Frame 1 (no input): blank canvas, image omitted
Frame 60 (the mouse pressed at the canvas centre just before this capture): blank canvas, image omitted
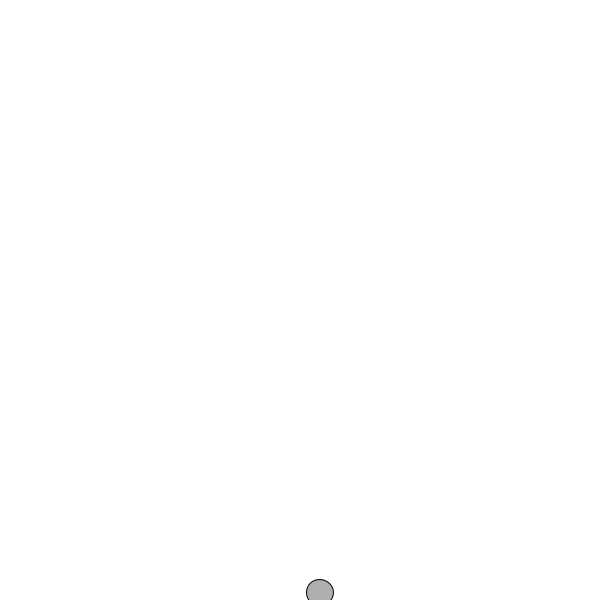
Frame 120 (the mouse held since frame 60 and released just before this capture)

The Processing sketch whose frames 1 and 60 were blank and that drew this single picture after the mouse press (run headless with seeded random() and noise(); from frame 60 on, the mouse is pressed at the canvas centre):

// Processing sketch: midtermquestion3
// ── midtermquestion3.pde
Object myObject;  
ArrayList<Object> o;


void setup(){
  size(600, 600); 
  
  myObject = new Object(width/2, height/2); 
  o=new ArrayList<Object>();
  

}

void draw(){
  background(255); 
  
    for(int i=0;i<o.size();i++){
    Object obj=o.get(i);
    
     PVector gravity = new PVector(0, .1*myObject.mass); 
     PVector wind = new PVector(0.1, 0); 
      
        obj.move();
        obj.checkBoundaries();
        obj.display();
        obj.addForce(gravity);
        obj.addForce(wind);
  }
  
  
 
  
    

  



   
}

void mousePressed(){

  o.add(new Object(mouseX,mouseY));
}


class Object{
  PVector pos, vel, accel; 
  float mass; 
  
  Object(float x, float y){
    pos = new PVector(x, y); 
    vel = new PVector(0, 0); 
    accel = new PVector(0, 0); 
    
    mass = random(5, 20); 
  }
  
  void move(){
    vel.add(accel); 
    pos.add(vel); 
    
    accel.mult(0); 
  }
  
  void display() {
    stroke(0);
    fill(175);
    ellipse(pos.x,pos.y,mass*3,mass*3);
  }
  
  void checkBoundaries() {
    if (pos.x > width) {
      pos.x = width;
      vel.x *= -1;
    } else if (pos.x < 0) {
      vel.x *= -1;
      pos.x = 0;
    }
 
    if (pos.y > height) {
      vel.y *= -1;
      pos.y = height;
    }
  } 
  
  void addForce(PVector force){
    force.div(mass);
    accel.add(force);
  }
}
